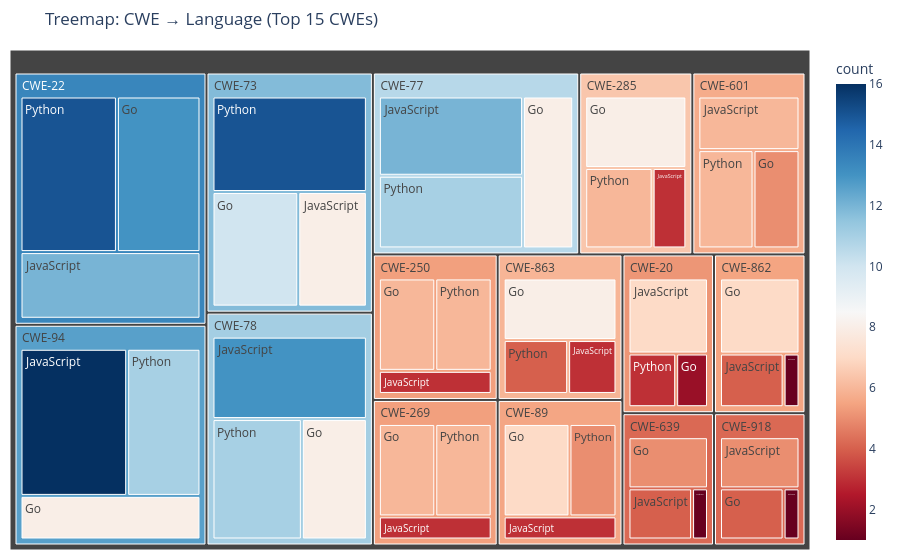

Write notebook code for a chart like this one.
### Code cell
# ── Treemap: CWE → Language ────────────────────────────────────────────────────
# Count CVEs per (CWE, Language) pair
treemap_df = (
    df_exp.groupby(["cwe", "language"])["cve_id"]
    .nunique()
    .reset_index()
    .rename(columns={"cve_id": "count"})
)

# Keep only top-15 CWEs for readability
top_cwes = df_exp["cwe"].value_counts().head(15).index
treemap_df = treemap_df[treemap_df["cwe"].isin(top_cwes)]

fig = px.treemap(
    treemap_df,
    path=["cwe", "language"],
    values="count",
    title="Treemap: CWE → Language (Top 15 CWEs)",
    color="count",
    color_continuous_scale="RdBu",
)
fig.update_layout(margin=dict(t=50, l=10, r=10, b=10))
fig.show()

### Figure 1 — Plotly figure (JSON) as saved in the notebook; plotly's stock layout.template omitted (floating-point values rounded to 4 significant figures)
{"data": [{"branchvalues": "total", "customdata": [[2.0], [7.0], [3.0], [13.0], [12.0], [15.0], [6.0], [3.0], [6.0], [6.0], [3.0], [6.0], [8.0], [3.0], [6.0], [5.0], [6.0], [6.0], [5.0], [4.0], [1.0], [10.0], [8.0], [15.0], [8.0], [12.0], [11.0], [8.0], [13.0], [11.0], [7.0], [4.0], [1.0], [8.0], [3.0], [4.0], [7.0], [3.0], [5.0], [4.0], [5.0], [1.0], [8.0], [16.0], [11.0], [5.167], [13.45], [5.4], [5.4], [6.412], [5.706], [4.2], [11.79], [10.61], [11.06], [5.5], [5.933], [5.533], [4.2], [12.6]], "domain": {"x": [0, 1], "y": [0, 1]}, "hovertemplate": "labels=%{label}<br>count_sum=%{value}<br>parent=%{parent}<br>id=%{id}<br>count=%{color}<extra></extra>", "ids": ["CWE-20/Go", "CWE-20/JavaScript", "CWE-20/Python", "CWE-22/Go", "CWE-22/JavaScript", "CWE-22/Python", "CWE-250/Go", "CWE-250/JavaScript", "CWE-250/Python", "CWE-269/Go", "CWE-269/JavaScript", "CWE-269/Python", "CWE-285/Go", "CWE-285/JavaScript", "CWE-285/Python", "CWE-601/Go", "CWE-601/JavaScript", "CWE-601/Python", "CWE-639/Go", "CWE-639/JavaScript", "CWE-639/Python", "CWE-73/Go", "CWE-73/JavaScript", "CWE-73/Python", "CWE-77/Go", "CWE-77/JavaScript", "CWE-77/Python", "CWE-78/Go", "CWE-78/JavaScript", "CWE-78/Python", "CWE-862/Go", "CWE-862/JavaScript", "CWE-862/Python", "CWE-863/Go", "CWE-863/JavaScript", "CWE-863/Python", "CWE-89/Go", "CWE-89/JavaScript", "CWE-89/Python", "CWE-918/Go", "CWE-918/JavaScript", "CWE-918/Python", "CWE-94/Go", "CWE-94/JavaScript", "CWE-94/Python", "CWE-20", "CWE-22", "CWE-250", "CWE-269", "CWE-285", "CWE-601", "CWE-639", "CWE-73", "CWE-77", "CWE-78", "CWE-862", "CWE-863", "CWE-89", "CWE-918", "CWE-94"], "labels": ["Go", "JavaScript", "Python", "Go", "JavaScript", "Python", "Go", "JavaScript", "Python", "Go", "JavaScript", "Python", "Go", "JavaScript", "Python", "Go", "JavaScript", "Python", "Go", "JavaScript", "Python", "Go", "JavaScript", "Python", "Go", "JavaScript", "Python", "Go", "JavaScript", "Python", "Go", "JavaScript", "Python", "Go", "JavaScript", "Python", "Go", "JavaScript", "Python", "Go", "JavaScript", "Python", "Go", "JavaScript", "Python", "CWE-20", "CWE-22", "CWE-250", "CWE-269", "CWE-285", "CWE-601", "CWE-639", "CWE-73", "CWE-77", "CWE-78", "CWE-862", "CWE-863", "CWE-89", "CWE-918", "CWE-94"], "marker": {"coloraxis": "coloraxis", "colors": [2.0, 7.0, 3.0, 13.0, 12.0, 15.0, 6.0, 3.0, 6.0, 6.0, 3.0, 6.0, 8.0, 3.0, 6.0, 5.0, 6.0, 6.0, 5.0, 4.0, 1.0, 10.0, 8.0, 15.0, 8.0, 12.0, 11.0, 8.0, 13.0, 11.0, 7.0, 4.0, 1.0, 8.0, 3.0, 4.0, 7.0, 3.0, 5.0, 4.0, 5.0, 1.0, 8.0, 16.0, 11.0, 5.167, 13.45, 5.4, 5.4, 6.412, 5.706, 4.2, 11.79, 10.61, 11.06, 5.5, 5.933, 5.533, 4.2, 12.6]}, "name": "", "parents": ["CWE-20", "CWE-20", "CWE-20", "CWE-22", "CWE-22", "CWE-22", "CWE-250", "CWE-250", "CWE-250", "CWE-269", "CWE-269", "CWE-269", "CWE-285", "CWE-285", "CWE-285", "CWE-601", "CWE-601", "CWE-601", "CWE-639", "CWE-639", "CWE-639", "CWE-73", "CWE-73", "CWE-73", "CWE-77", "CWE-77", "CWE-77", "CWE-78", "CWE-78", "CWE-78", "CWE-862", "CWE-862", "CWE-862", "CWE-863", "CWE-863", "CWE-863", "CWE-89", "CWE-89", "CWE-89", "CWE-918", "CWE-918", "CWE-918", "CWE-94", "CWE-94", "CWE-94", "", "", "", "", "", "", "", "", "", "", "", "", "", "", ""], "type": "treemap", "values": [2.0, 7.0, 3.0, 13.0, 12.0, 15.0, 6.0, 3.0, 6.0, 6.0, 3.0, 6.0, 8.0, 3.0, 6.0, 5.0, 6.0, 6.0, 5.0, 4.0, 1.0, 10.0, 8.0, 15.0, 8.0, 12.0, 11.0, 8.0, 13.0, 11.0, 7.0, 4.0, 1.0, 8.0, 3.0, 4.0, 7.0, 3.0, 5.0, 4.0, 5.0, 1.0, 8.0, 16.0, 11.0, 12.0, 40.0, 15.0, 15.0, 17.0, 17.0, 10.0, 33.0, 31.0, 32.0, 12.0, 15.0, 15.0, 10.0, 35.0]}], "layout": {"coloraxis": {"autocolorscale": false, "colorbar": {"title": {"text": "count"}}, "colorscale": [[0, "rgb(103,0,31)"], [0.1, "rgb(178,24,43)"], [0.2, "rgb(214,96,77)"], [0.3, "rgb(244,165,130)"], [0.4, "rgb(253,219,199)"], [0.5, "rgb(247,247,247)"], [0.6, "rgb(209,229,240)"], [0.7, "rgb(146,197,222)"], [0.8, "rgb(67,147,195)"], [0.9, "rgb(33,102,172)"], [1, "rgb(5,48,97)"]]}, "legend": {"tracegroupgap": 0}, "margin": {"b": 10, "l": 10, "r": 10, "t": 50}, "title": {"text": "Treemap: CWE → Language (Top 15 CWEs)"}}}
